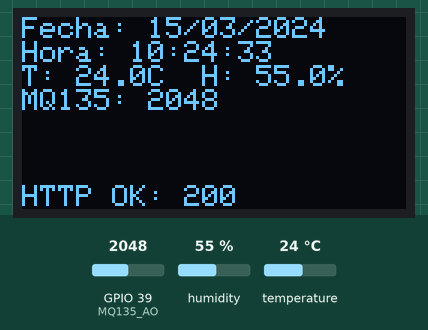
Recording of a sketch running on a simulated ESP32. Parts: 128×64 one-colour display. Inputs (shaded band) come from the test bench; at power-on: humidity 55 %, GPIO 39 (MQ135_AO) = 2048, temperature 24 °C. WiFi joins after 1.5 s; servers stay silent unless stated; uploads are accepted with an empty reply; the local clock reads 2024-03-15 10:24:30 at power-on unless the sketch sets it; what the sketch prints to the serial monitor is not drawn.

Above: at 4.8 s.
4.9 s: humidity set to 22 %
At 7.8 s:
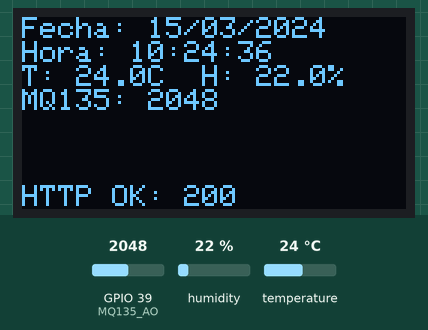
11.8 s: GPIO 39 (MQ135_AO) set to 2866
At 13.9 s:
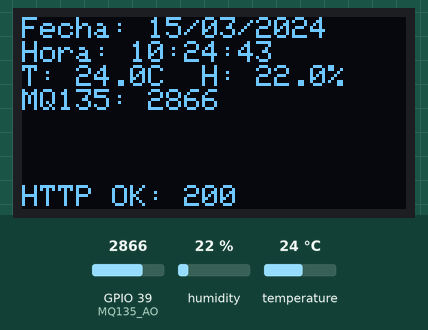
18.2 s: temperature set to 12 °C
At 21.2 s:
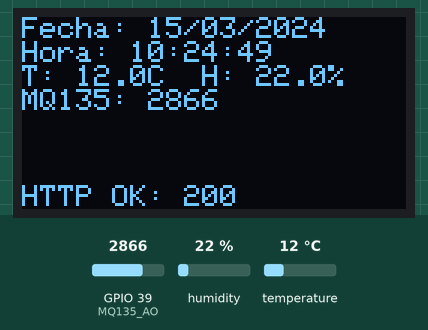
24.7 s: GPIO 39 (MQ135_AO) set to 3603
At 27.3 s:
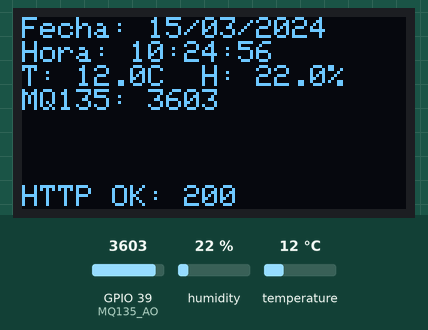
31.2 s: humidity set to 40 %
At 33.4 s:
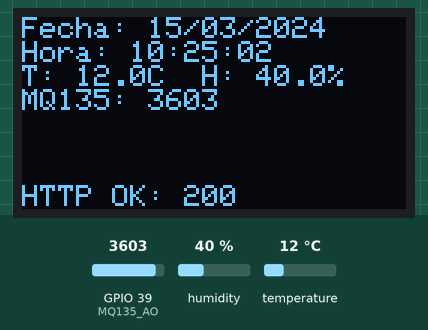
37.6 s: GPIO 39 (MQ135_AO) set to 4095
At 40.7 s:
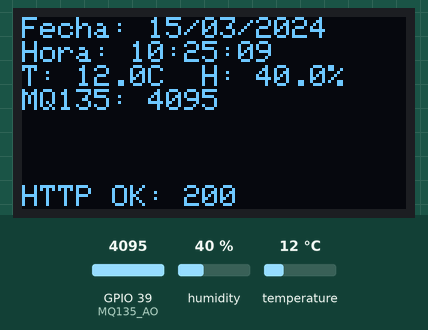
Timing chart, 0 to 42.2 s (numbered marks = the images above; inputs shaded):
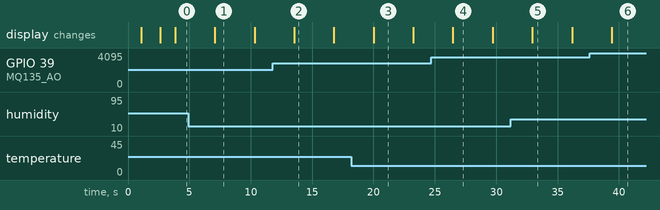

Measured:
- what the display in image 1 shows lasts 3.2 s, from 7.1 s to 10.3 s

The sketch:

esp32_wroom_dht22_mq135_WiFi.ino
```cpp
#include <Wire.h>
#include <Adafruit_GFX.h>
#include <Adafruit_SSD1306.h>
#include <DHT.h>
#include <WiFi.h>
#include <HTTPClient.h>
#include <time.h>

// Pines y configuración
#define DHTPIN 4
#define DHTTYPE DHT22
#define MQ135_AO 39
#define SCREEN_WIDTH 128
#define SCREEN_HEIGHT 64
#define OLED_RESET -1

Adafruit_SSD1306 display(SCREEN_WIDTH, SCREEN_HEIGHT, &Wire, OLED_RESET);
DHT dht(DHTPIN, DHTTYPE);

const char *ssid = "MIWIFI_Xejf_2.4";
const char *password = "QaecC6Np";

// IP de tu PC, debe estar en la misma red WiFi
const char *serverName = "http://192.168.1.162:5000/datos";

// Zona horaria para España peninsular (Getxo)
const char *ntpServer = "pool.ntp.org";
const long gmtOffset_sec = 3600;
const int daylightOffset_sec = 3600;

void setup()
{
  Serial.begin(115200);
  dht.begin();
  if (!display.begin(SSD1306_SWITCHCAPVCC, 0x3C))
  {
    Serial.println(F("No se encontró la pantalla SSD1306"));
    while (true)
      ;
  }
  display.clearDisplay();
  display.setTextSize(1);
  display.setTextColor(SSD1306_WHITE);
  display.setCursor(0, 0);
  display.println("Iniciando WiFi...");
  display.display();
  delay(1000);

  WiFi.begin(ssid, password);
  display.clearDisplay();
  display.setCursor(0, 0);
  display.println("Conectando WiFi...");
  display.display();

  int intentos = 0;
  while (WiFi.status() != WL_CONNECTED)
  {
    delay(500);
    Serial.print(".");
    intentos++;
    if (intentos > 40)
    {
      display.println("Sin WiFi!");
      display.display();
      Serial.println("No se pudo conectar a WiFi.");
      break;
    }
  }

  if (WiFi.status() == WL_CONNECTED)
  {
    Serial.println("\nWiFi conectado.");
    Serial.print("IP: ");
    Serial.println(WiFi.localIP());

    display.clearDisplay();
    display.setCursor(0, 0);
    display.println("WiFi conectado!");
    display.print("IP: ");
    display.println(WiFi.localIP());
    display.display();
    delay(1000);

    // Configura NTP
    configTime(gmtOffset_sec, daylightOffset_sec, ntpServer);
  }
}

void loop()
{
  float temperatura = dht.readTemperature();
  float humedad = dht.readHumidity();
  int mq135 = analogRead(MQ135_AO);

  struct tm timeinfo;
  if (!getLocalTime(&timeinfo))
  {
    Serial.println("Error obteniendo hora");
    display.clearDisplay();
    display.setCursor(0, 0);
    display.println("Error NTP");
    display.display();
    delay(2000);
    return;
  }

  char fecha[16];
  strftime(fecha, sizeof(fecha), "%d/%m/%Y", &timeinfo);
  char hora[10];
  strftime(hora, sizeof(hora), "%H:%M:%S", &timeinfo);

  Serial.printf("Fecha: %s  Hora: %s\n", fecha, hora);
  Serial.print("Temp: ");
  Serial.print(temperatura);
  Serial.print(" C\tHum: ");
  Serial.print(humedad);
  Serial.print(" %\tMQ135: ");
  Serial.println(mq135);

  display.clearDisplay();
  display.setCursor(0, 0);
  display.print("Fecha: ");
  display.println(fecha);
  display.print("Hora: ");
  display.println(hora);

  if (isnan(temperatura) || isnan(humedad))
  {
    display.println("Error en DHT22");
  }
  else
  {
    display.print("T: ");
    display.print(temperatura, 1);
    display.print("C  H: ");
    display.print(humedad, 1);
    display.println("%");
  }
  display.print("MQ135: ");
  display.println(mq135);

  // Aquí empieza la lógica del mensaje dinámico según si la transmisión HTTP fue correcta o no
  String httpMsg = "";
  int httpResponseCode = -1;

  // Enviar datos por HTTP POST si WiFi está conectado
  if (WiFi.status() == WL_CONNECTED)
  {
    HTTPClient http;
    http.begin(serverName); // URL del servidor Flask
    http.addHeader("Content-Type", "application/json");

    // Construimos el JSON con los datos
    String postData = "{";
    postData += "\"fecha\":\"" + String(fecha) + "\",";
    postData += "\"hora\":\"" + String(hora) + "\",";
    postData += "\"temperatura\":" + (isnan(temperatura) ? "null" : String(temperatura, 2)) + ",";
    postData += "\"humedad\":" + (isnan(humedad) ? "null" : String(humedad, 2)) + ",";
    postData += "\"mq135\":" + String(mq135);
    postData += "}";

    httpResponseCode = http.POST(postData);

    Serial.print("Código de respuesta HTTP: ");
    Serial.println(httpResponseCode);
    Serial.println(http.errorToString(httpResponseCode));

    display.setCursor(0, 56); // Última línea
    if (httpResponseCode > 0)
    {
      Serial.print("HTTP Response code: ");
      Serial.println(httpResponseCode);
      httpMsg = "HTTP OK: " + String(httpResponseCode);
      display.print(httpMsg);
    }
    else
    {
      Serial.print("Error en la petición HTTP: ");
      Serial.println(httpResponseCode);
      httpMsg = "HTTP FAIL!";
      display.print(httpMsg);
    }
    display.display();
    delay(1000); // Mostrar mensaje 1 segundo

    http.end();
  }
  else
  {
    Serial.println("WiFi NO conectado, no se envían datos");
    display.setCursor(0, 56);
    httpMsg = "Sin WiFi, no HTTP";
    display.print(httpMsg);
    display.display();
    delay(1000);
  }

  // Fin de la lógica dinámica del mensaje

  delay(2000); // Espera 2 segundos antes de la próxima lectura
}
```
